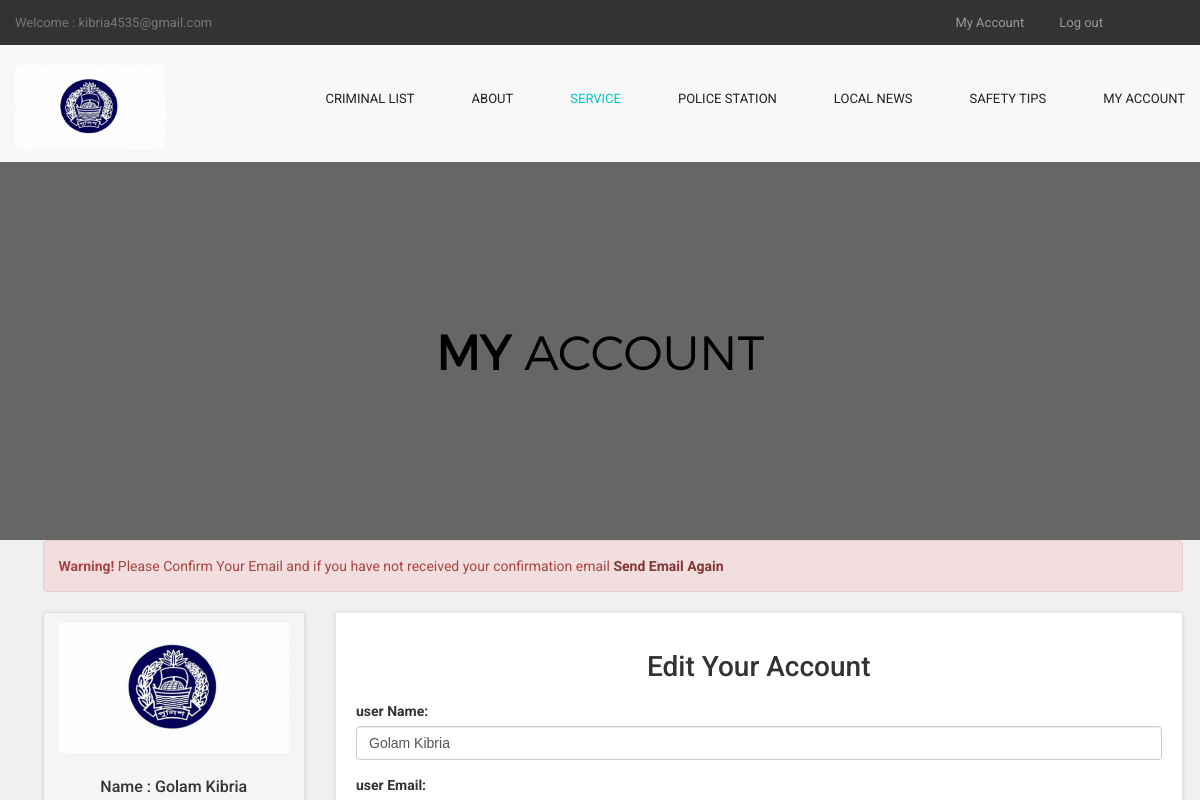
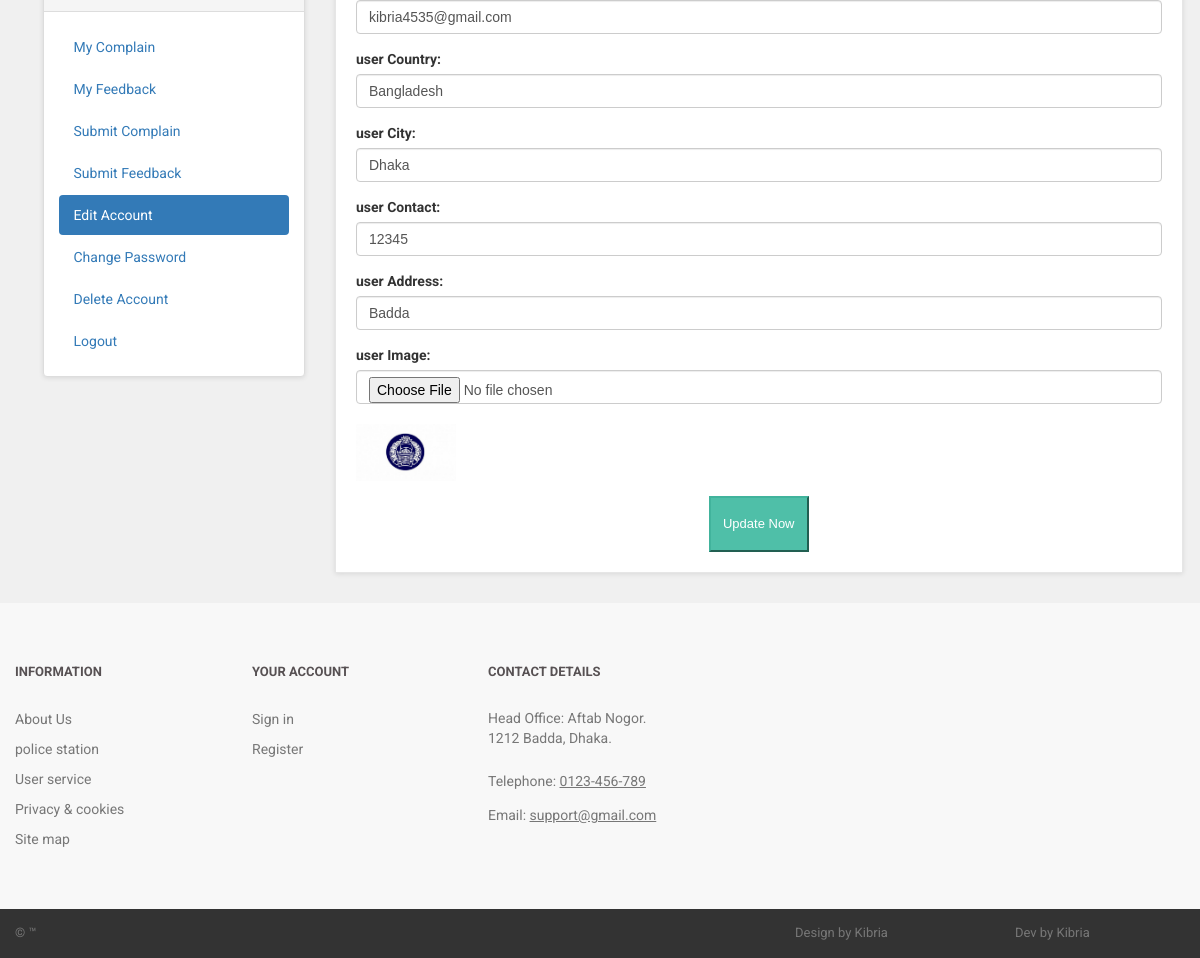
Screenshot of /user/my_account.php?edit_account (signed in) with the database file from the repository (2 pictures, top to bottom).
### tables this page shows
CREATE TABLE `user` (
  `user_id` int(10) NOT NULL,
  `user_name` varchar(255) NOT NULL,
  `user_email` varchar(255) NOT NULL,
  `user_pass` varchar(255) NOT NULL,
  `user_country` text NOT NULL,
  `user_city` text NOT NULL,
  `user_contact` varchar(255) NOT NULL,
  `user_address` text NOT NULL,
  `user_image` text NOT NULL,
  `user_ip` varchar(255) NOT NULL,
  `user_confirm_code` text NOT NULL
);

### user/edit_account.php (the view, shortened to what this page needs)
<?php
$user_session = $_SESSION['user_email'];
$get_user = "select * from user where user_email='$user_session'";
$run_user = mysqli_query($con,$get_user);
$row_user = mysqli_fetch_array($run_user);
$user_name = $row_user['user_name'];
$user_email = $row_user['user_email'];
$user_country = $row_user['user_country'];
$user_city = $row_user['user_city'];
$user_contact = $row_user['user_contact'];
$user_address = $row_user['user_address'];
$user_image = $row_user['user_image'];
?>
<h1 align="center" > Edit Your Account </h1>
<form action="" method="post" enctype="multipart/form-data" >
<div class="form-group" >
<label> user Name: </label>
<input type="text" name="c_name" class="form-control" required value="<?php echo $user_name; ?>">
</div>
<div class="form-group" >
<label> user Email: </label>
<input type="text" name="c_email" class="form-control" required value="<?php echo $user_email; ?>">
</div>
<div class="form-group" >
<label> user Country: </label>
<input type="text" name="c_country" class="form-control" required value="<?php echo $user_country; ?>">
</div>
<div class="form-group" >
<label> user City: </label>
<input type="text" name="c_city" class="form-control" required value="<?php echo $user_city; ?>">
</div>
<div class="form-group" >
<label> user Contact: </label>
<input type="text" name="c_contact" class="form-control" required value="<?php echo $user_contact; ?>">
</div>
<div class="form-group" >
<label> user Address: </label>
<input type="text" name="c_address" class="form-control" required value="<?php echo $user_address; ?>">
</div>
<div class="form-group" >
<label> user Image: </label>
<input type="file" name="c_image" class="form-control" required ><br>
<img src="user_images/<?php echo $user_image; ?>" width="100" height="100" class="img-responsive" >
</div>
<div class="text-center" >
<button name="update" class="btn btn-primary" >
<i class="fa fa-user-md" ></i> Update Now
</button>
</div>
</form>

### user/includes/sidebar.php
<div class="panel panel-default sidebar-menu">
<div class="panel-heading">
<?php
$user_session = $_SESSION['user_email'];
$get_user = "select * from user where user_email='$user_session'";
$run_user = mysqli_query($con,$get_user);
$row_user = mysqli_fetch_array($run_user);
$user_image = $row_user['user_image'];
$user_name = $row_user['user_name'];
if(!isset($_SESSION['user_email'])){
}
else {
echo "
<center>
<img src='user_images/$user_image' class='img-responsive'>
</center>
<br>
<h3 align='center' class='panel-title'> Name : $user_name </h3>
";
}
?>
</div>
<div class="panel-body">
<ul class="nav nav-pills nav-stacked">
<li class="<?php if(isset($_GET['my_complain'])){ echo "active"; } ?>">
<a href="my_account.php?my_complain"> <i class="fa fa-list"> </i> My Complain </a>
</li>
<li class="<?php if(isset($_GET['my_feedback'])){ echo "active"; } ?>">
<a href="my_account.php?my_feedback"> <i class="fa fa-list"> </i> My Feedback </a>
</li>
<li class="<?php if(isset($_GET['submit_complain'])){ echo "active"; } ?>">
<a href="my_account.php?submit_complain"> <i class="fa fa-trash-o"></i> Submit Complain </a>
</li>
<li class="<?php if(isset($_GET['submit_feedback'])){ echo "active"; } ?>">
<a href="my_account.php?submit_feedback"> <i class="fa fa-trash-o"></i> Submit Feedback </a>
</li>
<li class="<?php if(isset($_GET['edit_account'])){ echo "active"; } ?>">
<a href="my_account.php?edit_account"> <i class="fa fa-pencil"></i> Edit Account </a>
</li>
<li class="<?php if(isset($_GET['change_pass'])){ echo "active"; } ?>">
<a href="my_account.php?change_pass"> <i class="fa fa-user"></i> Change Password </a>
</li>
<li class="<?php if(isset($_GET['delete_account'])){ echo "active"; } ?>">
<a href="my_account.php?delete_account"> <i class="fa fa-trash-o"></i> Delete Account </a>
</li>
<li>
<a href="logout.php"> <i class="fa fa-sign-out"></i> Logout </a>
</li>
</ul>
</div>
</div>

### user/styles/backend.css (style rules this page uses)
html { font-family: "Roboto", Helvetica, Arial, sans-serif; line-height: 1.15; -ms-text-size-adjust: 100%; -webkit-text-size-adjust: 100% }
body { margin: 0 }
h1 { font-size: 2em; margin: .67em 0 }
a { background-color: transparent; -webkit-text-decoration-skip: objects }
img { border-style: none }
button, input, optgroup, select, textarea { font-family: sans-serif; font-size: 100%; line-height: 1.15; margin: 0 }
button, input { overflow: visible }
button, select { text-transform: none }
[type=reset], [type=submit], button, html [type=button] { -webkit-appearance: button }
html { box-sizing: border-box }
body { min-width: 1190px; font-family: Montserrat, sans-serif; font-weight: 400; background-color: white; }
img { max-width: 100%; height: auto }
.btn { display: inline-block; vertical-align: top; font-size: 13px; line-height: 40px; text-decoration: none; -webkit-transition: .3s; transition: .3s }

### styles/style.css (style rules this page uses)
body { font-family: "Roboto", Helvetica, Arial, sans-serif; font-size: 14px; line-height: 1.42857143; color: #333333; background-color: #f0f0f0; overflow-x: hidden; }
.btn-primary { color:rgb(255, 255, 255); background-color:rgb(79, 191, 168); border-color:rgb(65, 179, 156); }
#content .panel.sidebar-menu { box-sizing: border-box; box-shadow: 0 1px 5px rgba(0, 0, 0, 0.1); }
#content .panel.sidebar-menu h3 { padding: 5px 0; margin: 0; }

### rows the page displays
user: user_image (picture), user_name "Golam Kibria", c_name "Golam Kibria", c_email "kibria4535@gmail.com", c_country "Bangladesh", c_city "Dhaka", c_contact "12345", c_address "Badda"

### other values shown
$_SESSION['user_email'] "kibria4535@gmail.com"
